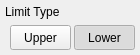
     <widget class="RtSa_ClickedWidget" name="Limit_Type" native="true">
      <property name="geometry">
       <rect>
        <x>269</x>
        <y>391</y>
        <width>140</width>
        <height>55</height>
       </rect>
      </property>
      <property name="focusPolicy">
       <enum>Qt::StrongFocus</enum>
      </property>
      <property name="styleSheet">
       <string notr="true"/>
      </property>
      <widget class="QLabel" name="Title_ChannelType_2">
       <property name="geometry">
        <rect>
         <x>5</x>
         <y>1</y>
         <width>121</width>
         <height>22</height>
        </rect>
       </property>
       <property name="text">
        <string>Limit Type</string>
       </property>
      </widget>
      <widget class="QPushButton" name="btn_Upper">
       <property name="geometry">
        <rect>
         <x>10</x>
         <y>25</y>
         <width>61</width>
         <height>25</height>
        </rect>
       </property>
       <property name="focusPolicy">
        <enum>Qt::NoFocus</enum>
       </property>
       <property name="styleSheet">
        <string notr="true">#RtSa_Dialog_AllSetup[status = &quot;indoor&quot;]
QPushButton
{
	font:75 12px &quot;Arial&quot;;
   font-weight:bold;
color:rgba(101, 101, 101, 1);
	
	border-style:flat;
	background-image: url(:/rtsa/image/btn_opt_2_w125.png);
}
#RtSa_Dialog_AllSetup[status = &quot;indoor&quot;]
QPushButton:checked
{
	color:rgba(57, 57, 57, 1);
	background-image: url(:/rtsa/image/btn_opt_1_w125.png);
}

#RtSa_Dialog_AllSetup[status = &quot;outdoor&quot;]
QPushButton
{
	font:75 12px &quot;Arial&quot;;
   font-weight:bold;
color:rgba(101, 101, 101, 1);
	
	border-style:flat;
	background-image: url(:/rtsa/image/btn_opt_2_w125.png);
}
#RtSa_Dialog_AllSetup[status = &quot;outdoor&quot;]
QPushButton:checked
{
	color:rgba(57, 57, 57, 1);
	background-image: url(:/rtsa/image/btn_opt_1_w125.png);
}

#RtSa_Dialog_AllSetup[status = &quot;night&quot;]
QPushButton
{
	font:75 12px &quot;Arial&quot;;
   font-weight:bold;
   color:rgba(121, 106, 81, 1);
	border-style:flat;
	background-image: url(:/rtsa/image/night/btn_left_nor.png);
}
#RtSa_Dialog_AllSetup[status = &quot;night&quot;]
QPushButton:checked
{
	color:rgba(57, 57, 57, 1);
	background-image: url(:/rtsa/image/night/btn_left_click.png);
}



</string>
       </property>
       <property name="text">
        <string>Upper</string>
       </property>
       <property name="checkable">
        <bool>true</bool>
       </property>
       <property name="autoExclusive">
        <bool>true</bool>
       </property>
       <property name="flat">
        <bool>false</bool>
       </property>
      </widget>
      <widget class="QPushButton" name="btn_Lower">
       <property name="geometry">
        <rect>
         <x>74</x>
         <y>25</y>
         <width>61</width>
         <height>25</height>
        </rect>
       </property>
       <property name="focusPolicy">
        <enum>Qt::NoFocus</enum>
       </property>
       <property name="styleSheet">
        <string notr="true">#RtSa_Dialog_AllSetup[status = &quot;indoor&quot;]
QPushButton
{
	font:75 12px &quot;Arial&quot;;
   font-weight:bold;
color:rgba(101, 101, 101, 1);
	
	border-style:flat;
	background-image: url(:/rtsa/image/btn_opt_1_w125.png);
 background-position:right;
}
#RtSa_Dialog_AllSetup[status = &quot;indoor&quot;]
QPushButton:checked
{
	color:rgba(57, 57, 57, 1);
	background-image: url(:/rtsa/image/btn_opt_2_w125.png);
 background-position:right;
}

#RtSa_Dialog_AllSetup[status = &quot;outdoor&quot;]
QPushButton
{
	font:75 12px &quot;Arial&quot;;
   font-weight:bold;
color:rgba(101, 101, 101, 1);
	
	border-style:flat;
	background-image: url(:/rtsa/image/btn_opt_1_w125.png);
 background-position:right;
}
#RtSa_Dialog_AllSetup[status = &quot;outdoor&quot;]
QPushButton:checked
{
	color:rgba(57, 57, 57, 1);
	background-image: url(:/rtsa/image/btn_opt_2_w125.png);
 background-position:right;
}

#RtSa_Dialog_AllSetup[status = &quot;night&quot;]
QPushButton
{
	font:75 12px &quot;Arial&quot;;
   font-weight:bold;
   color:rgba(121, 106, 81, 1);
	border-style:flat;
	background-image: url(:/rtsa/image/night/btn_right_nor.png);
}
#RtSa_Dialog_AllSetup[status = &quot;night&quot;]
QPushButton:checked
{
	color:rgba(57, 57, 57, 1);
	background-image: url(:/rtsa/image/night/btn_right_click.png);
}



</string>
       </property>
       <property name="text">
        <string>Lower</string>
       </property>
       <property name="checkable">
        <bool>true</bool>
       </property>
       <property name="checked">
        <bool>true</bool>
       </property>
       <property name="autoExclusive">
        <bool>true</bool>
       </property>
       <property name="flat">
        <bool>false</bool>
       </property>
      </widget>
     </widget>
